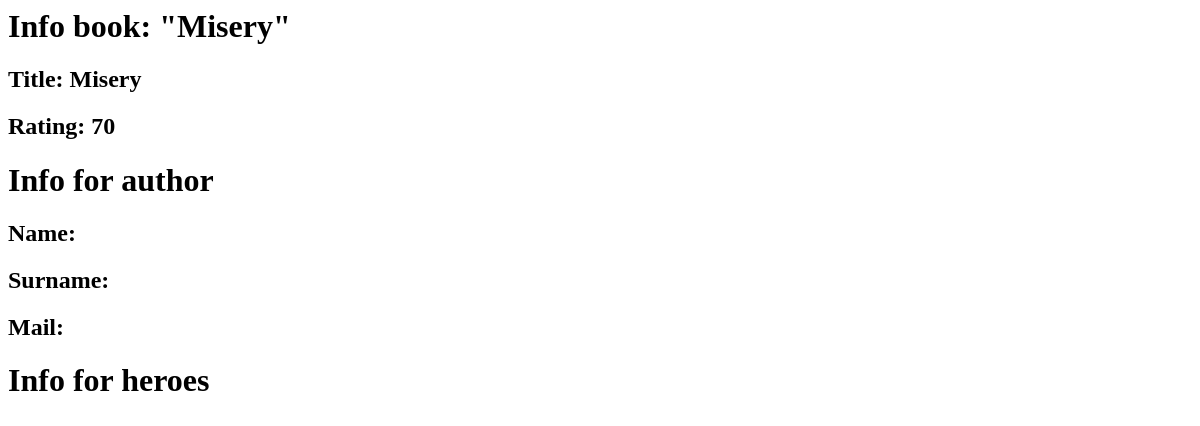
/book/misery, run on an earlier commit of the app's database.
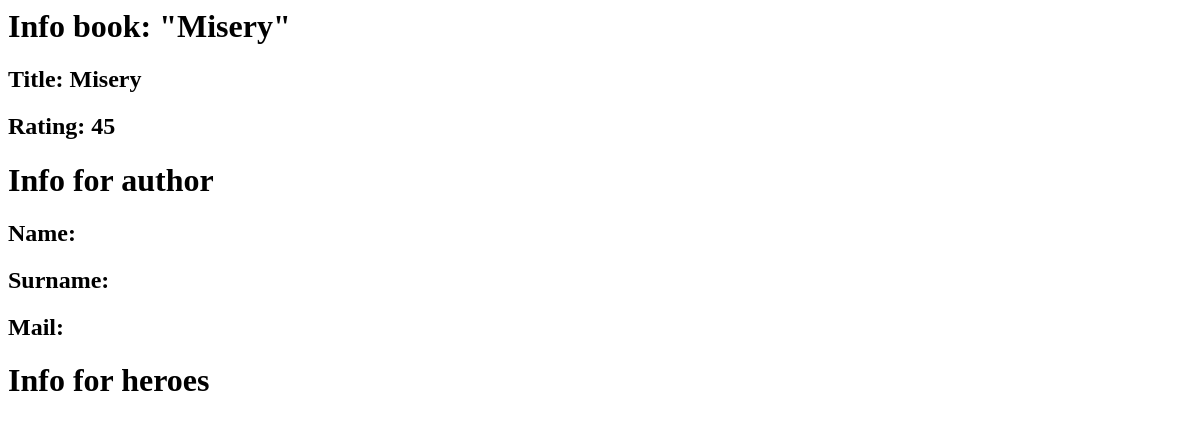
And on a later commit of the database.
### book_app/models.py (models this page shows, shortened)
class Book(models.Model):
    THE_ORIGIN_OF_THE_WRITER =[
        ("USA", "UNITED STATES"),
        ("EUR", "EUROPE"),
        ("UKR", "UKRINE")
    ]
    title = models.CharField(max_length=70)
    rating = models.IntegerField(validators=[MinValueValidator(1), MaxValueValidator(100)])
    year = models.IntegerField(default=2000, validators=[MinValueValidator(1)])
    the_top_seller = models.BooleanField()
    slug = models.SlugField(default='',null=False)
    origin = models.CharField(max_length=3, choices= THE_ORIGIN_OF_THE_WRITER, default="UKR")
    author = models.ForeignKey(Author, on_delete=models.CASCADE, null=True)
    hero = models.ManyToManyField(Hero)

### book_app/views.py (the view)
# urls.py: path("book/<slug:slug_book>", views.get_book, name='book-url'),
def get_book(request, slug_book):
    book = get_object_or_404(Book, slug = slug_book)
    return render(request, "book_app/one_book.html",{"book" : book})

### book_app/templates/book_app/one_book.html (shortened to what this page needs)
{% extends 'book_app/base.html' %}
{% block content %}
    <h1> Info book: "{{book.title}}"</h1>
    <h2>Title: {{book.title}}</h2>
    <h2>Rating: {{book.rating}}</h2>
    <h1>Info for author</h1>
    <h2>Name: {{book.author.first_name}}</h2>
    <h2>Surname: {{book.author.last_name}}</h2>
    <h2>Mail: {{book.author.author_mail}}</h2>
    <h1>Info for heroes</h1>
{% endblock %}

What changed in the data, as far as the page shows it:
changed Book "Misery": rating "70" → "45"
